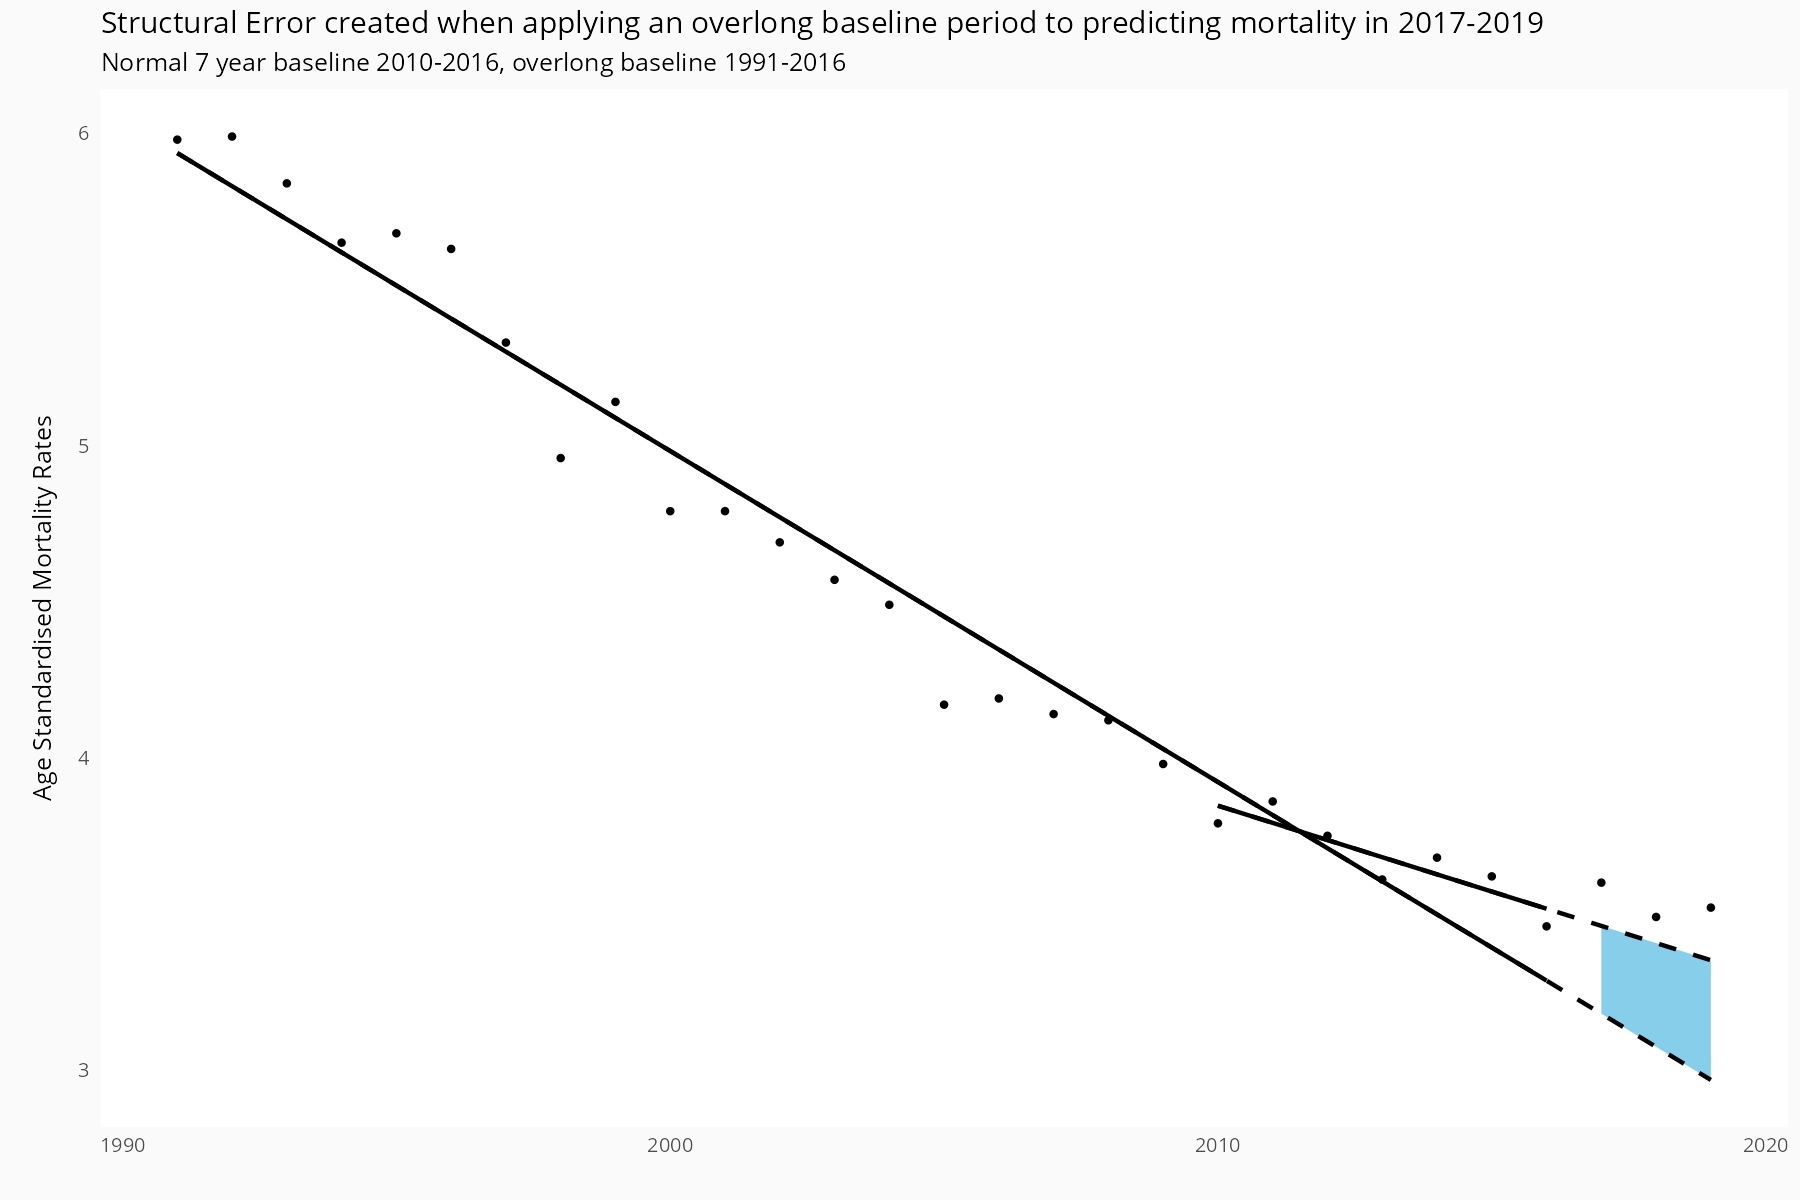

R code for this plot:
library(dplyr)
library(tidyr)
library(ggplot2)
library(ggthemes)
library(ggtext)
library(patchwork)

ASMR <- read.csv("DMM_Standardised_Death_Rates.csv", skip=1, 
                 col.names = c("Year","ASMR1K")) |> 
  filter(!is.na(ASMR1K)) |> 
  mutate(Year = as.numeric(Year)) |> 
  filter(Year > 1990)

longmod <- lm(ASMR1K ~ Year, data=ASMR |> filter(Year < 2017))
ASMR$longExp <- longmod$coefficients[1] + 
  ASMR$Year * longmod$coefficients[2]

shortmod <- lm(ASMR1K ~ Year, data=ASMR |> filter(Year %in% 2010:2016))
ASMR$shortExp <- shortmod$coefficients[1] + 
  ASMR$Year * shortmod$coefficients[2]
ASMR$shortExp[ASMR$Year < 2010] <- NA_real_

xis<- c(2017,
        2018,
        2019,
        2019,
        2018,
        2017)
yis <- c(
  3.180031,
  3.073993,
  2.967956,
  3.351429,
  3.406429,
  3.461429)

structural_over17_19 <- sum(ASMR$shortExp[ASMR$Year %in% 2017:2019] /
  ASMR$longExp[ASMR$Year %in% 2017:2019])

ggplot(ASMR |> filter(Year < 2020), 
              aes(x=Year, y=ASMR1K))+
  annotate("polygon",x=xis,y=yis,fill="skyblue")+
  geom_point(size=0.3) +
         geom_line(aes(y=longExp), linetype=2)+
         geom_line(aes(y=shortExp), linetype=2) +
  geom_line(data=ASMR |> filter(Year < 2017), aes(y=longExp)) +
  geom_line(data=ASMR |> filter(Year < 2017),aes(y=shortExp)) +
  theme_minimal(base_family="Open Sans",
                base_size = 6) +
  theme(
    plot.background = element_rect(fill = "#FAFAFA", colour="#FAFAFA"),
    panel.background = element_rect(fill = "#FFFFFF", colour = "#FFFFFF"),
    panel.spacing.x = unit(9, "points"),
    panel.spacing.y = unit(3, "points"),
    panel.grid = element_blank(),
    strip.background = element_rect(fill= "#FFFFFF", colour="#EFEFEF"),
    strip.text = element_text(margin = margin(t = 5, r = 5, b = 5, l = 5, unit = "pt")),
    strip.placement = "inside",
    axis.title.y.left = element_text(margin = margin(t = 5, r = 5, b = 5, l = 5, unit = "pt"))
  ) +
  labs(title="Structural Error created when applying an overlong baseline period to predicting mortality in 2017-2019",
       subtitle="Normal 7 year baseline 2010-2016, overlong baseline 1991-2016",
       y="Age Standardised Mortality Rates", x="")

ggsave(filename="figure2.png",
       height=4, width = 6, dpi=300, units = "in", bg = "white")

# insetgraph <- ggplot(ASMR |> filter(Year < 2020, Year > 2014), 
#                      aes(x=Year, y=ASMR1K))+
#   geom_line(aes(y=longExp))+
#   geom_line(aes(y=shortExp))+
#   geom_point(size=0.3)
# outergraph<- ggplot(ASMR |> filter(Year < 2020), 
#        aes(x=Year, y=ASMR1K))+
#   geom_line(aes(y=longExp))+
#   geom_line(aes(y=shortExp))+
#   geom_point(size=0.3) +annotate("polygon",x=xis,y=yis,colour="blue")
# outergraph + annotation_custom(ggplotGrob(insetgraph), 
#                                xmin = 2008, xmax = 2019,
#                                ymin = 4.5, ymax = 6)

StructErr <- data.frame(startYr <- 2006:2016)

prederror <- function(x, asm = ASMR |> filter(Year %in% 2002:2019)){
  modelm <- lm(ASMR1K ~ Year, data=asm |> filter(Year %in% x:2016))
  asm$expec <- modelm$coefficients[1]+ asm$Year * modelm$coefficients[2]
  output <- data.frame(V1=asm$expec)
  names(output) <- paste0("e",x)
  return(output)
}
## https://www.abs.gov.au/articles/measuring-australias-excess-mortality-during-covid-19-pandemic-until-first-quarter-2023#methodology


